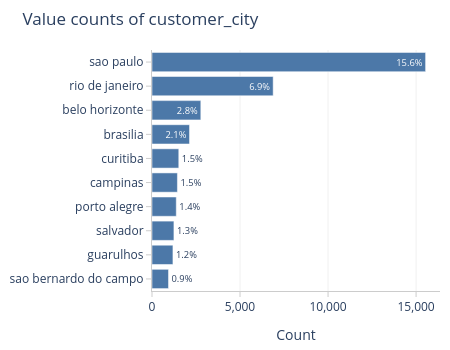

Notebook code cell kept with this figure:
### Code cell
df_customers["customer_city"].explore.info()

### Figure 1 — Plotly figure (JSON) as saved in the notebook; plotly's stock layout.template omitted (floating-point values rounded to 4 significant figures)
{"data": [{"customdata": [[15.6], [6.9], [2.8], [2.1], [1.5], [1.5], [1.4], [1.3], [1.2], [0.9]], "hovertemplate": "<b>%{y}</b><br>Count: %{x:,}<br>Percentage: %{customdata}%<extra></extra>", "legendgroup": "", "marker": {"color": "#4C78A8", "line": {"width": 0.5}, "pattern": {"shape": ""}}, "name": "", "orientation": "h", "showlegend": false, "text": [15.6, 6.9, 2.8, 2.1, 1.5, 1.5, 1.4, 1.3, 1.2, 0.9], "textfont": {"size": 12}, "textposition": "auto", "texttemplate": "%{text}%", "type": "bar", "x": [15540, 6882, 2773, 2131, 1521, 1444, 1379, 1245, 1189, 938], "xaxis": "x", "y": ["sao paulo", "rio de janeiro", "belo horizonte", "brasilia", "curitiba", "campinas", "porto alegre", "salvador", "guarulhos", "sao bernardo do campo"], "yaxis": "y"}], "layout": {"barmode": "relative", "height": 350, "legend": {"tracegroupgap": 0}, "margin": {"b": 10, "l": 10, "r": 10, "t": 50}, "paper_bgcolor": "white", "plot_bgcolor": "white", "showlegend": false, "title": {"text": "Value counts of customer_city"}, "uniformtext": {"minsize": 8, "mode": "hide"}, "width": 450, "xaxis": {"anchor": "y", "domain": [0, 1], "gridcolor": "#f0f0f0", "tickformat": ",", "title": {"text": "Count"}}, "yaxis": {"anchor": "x", "categoryorder": "total ascending", "domain": [0, 1]}}}
